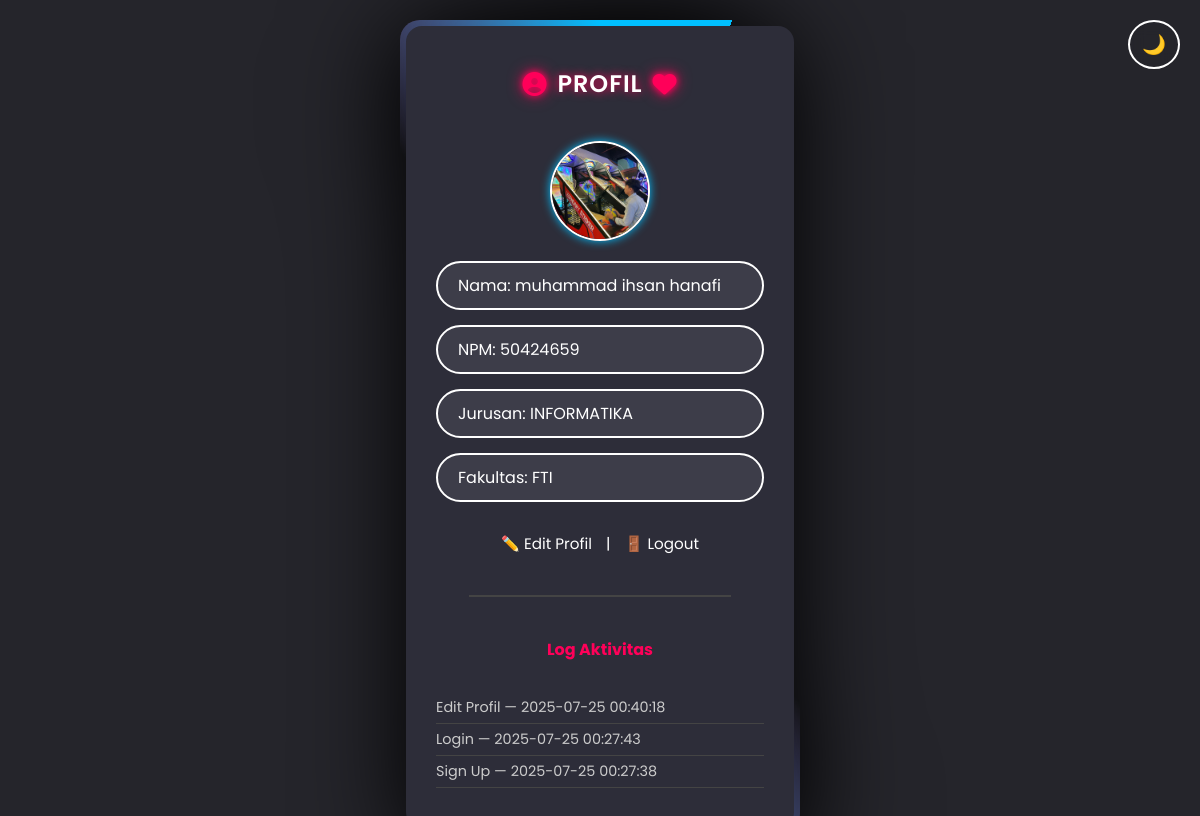
The app's page /dashboard (signed in) with its own data.
### tables this page shows
CREATE TABLE users (
                id INTEGER PRIMARY KEY AUTOINCREMENT,
                name TEXT NOT NULL,
                npm TEXT UNIQUE NOT NULL,
                jurusan TEXT NOT NULL,
                fakultas TEXT NOT NULL,
                password TEXT NOT NULL,
                foto TEXT
            );

CREATE TABLE logs (
                id INTEGER PRIMARY KEY AUTOINCREMENT,
                npm TEXT,
                aktivitas TEXT,
                waktu TIMESTAMP DEFAULT CURRENT_TIMESTAMP
            );

### app.py (the view)
@app.route('/dashboard')
def dashboard():
    if 'npm' not in session:
        return redirect(url_for('index'))
    npm = session['npm']
    conn = sqlite3.connect('users.db')
    conn.row_factory = sqlite3.Row
    user = conn.execute("SELECT * FROM users WHERE npm = ?", (npm,)).fetchone()
    logs = conn.execute("SELECT * FROM logs WHERE npm = ? ORDER BY waktu DESC", (npm,)).fetchall()
    conn.close()
    return render_template('dashboard.html', user=user, logs=logs)

### templates/dashboard.html (shortened to what this page needs)
<!DOCTYPE html>
<html lang="en">
<head>
  <link rel="stylesheet" href="{{ url_for('static', filename='style.css') }}">
</head>
<body>
<button id="themeToggle" class="theme-toggle">🌙</button>
<div class="box">
  <div class="login active">
    <div class="loginBx">
      <div class="login-title">
        <i class="fas fa-user-circle"></i>
        <span>Profil</span>
        <i class="fas fa-heart"></i>
      </div>
      <img src="{{ url_for('static', filename='uploads/' + (user['foto'] if user['foto'] else 'default.png')) }}"
           alt="Foto Profil"
           style="width:100px; height:100px; border-radius:50%; border:2px solid #fff; object-fit:cover; box-shadow: 0 0 10px #00bfff;">
      <div class="login-form">
        <input type="text" value="Nama: {{ user['name'] }}" disabled>
        <input type="text" value="NPM: {{ user['npm'] }}" disabled>
        <input type="text" value="Jurusan: {{ user['jurusan'] }}" disabled>
        <input type="text" value="Fakultas: {{ user['fakultas'] }}" disabled>
      </div>
      <div class="group" style="margin-top:10px;">
        <a href="/edit_profile">✏️ Edit Profil</a>
        &nbsp;|&nbsp;
        <a href="/logout">🚪 Logout</a>
      </div>
      <hr style="width:80%; margin:20px 0; border:1px solid #444;">
      <h4 style="text-align:center; margin-bottom:10px;">Log Aktivitas</h4>
      <ul style="width:100%; max-height:100px; overflow-y:auto; font-size:0.9em;">
        {% for log in logs %}
          <li>{{ log[2] }} — {{ log[3] }}</li>
        {% endfor %}
      </ul>
    </div>
  </div>
</div>
</body>
</html>

### static/style.css (style rules this page uses)
* { box-sizing: border-box; margin: 0; padding: 0; font-family: "Poppins", sans-serif; }
body { background: #25252b; color: white; display: flex; flex-direction: column; align-items: center; min-height: 100vh; padding: 20px; }
.box { position: relative; width: 400px; border-radius: 20px; background: repeating-conic-gradient( from var(--a), #ff0059 0%, #ff0059 5%, transparent 5%, transparent 40%, #ff0059 50% ); animation: rotating 4s linear infinite; padding: 6px; filter: drop-shadow(0 15px 50px #000); z-index: 1; }
.box::before { content: ""; position: absolute; inset: 0; border-radius: 20px; background: repeating-conic-gradient( from var(--a), #00bfff 0%, #00bfff 5%, transparent 5%, transparent 40%, #00bfff 50% ); animation: rotating 4s linear infinite; animation-delay: -2s; filter: drop-shadow(0 15px 50px #000); z-index: -1; }
.login { background: #2d2d39; border-radius: 16px; padding: 40px 30px; display: none; flex-direction: column; align-items: center; animation: fade-in 0.3s ease-in-out; }
.login.active { display: flex; }
.login-title { display: flex; align-items: center; justify-content: center; gap: 10px; font-size: 1.5em; font-weight: 600; color: white; text-transform: uppercase; letter-spacing: 1px; text-shadow: 0 0 10px #ff0059; margin-bottom: 20px; }
.login-title i { color: #ff0059; text-shadow: 0 0 6px #ff0059, 0 0 15px #ff0059; }
.loginBx { width: 100%; display: flex; flex-direction: column; gap: 20px; align-items: center; }
.login-form { width: 100%; display: flex; flex-direction: column; gap: 15px; }
input, select { padding: 10px 20px; border-radius: 30px; border: 2px solid #fff; background: rgba(255, 255, 255, 0.08); color: white; font-size: 1em; outline: none; transition: 0.3s; width: 100%; }
input::placeholder { color: #ccc; }
.group { width: 100%; display: flex; justify-content: center; font-size: 0.95em; gap: 10px; margin-top: 10px; }
.group a { color: #fff; text-decoration: none; }
.loginBx ul { list-style: none; padding-left: 0; width: 100%; max-height: 120px; overflow-y: auto; font-size: 0.9em; color: #ccc; }
.loginBx ul li { border-bottom: 1px solid #444; padding: 5px 0; }
h4 { text-align: center; color: #ff0059; margin-bottom: 10px; }
.theme-toggle { position: fixed; top: 20px; right: 20px; background: transparent; border: 2px solid #fff; border-radius: 50%; font-size: 1.2em; padding: 8px 12px; cursor: pointer; color: #fff; z-index: 999; backdrop-filter: blur(8px); transition: all 0.3s ease; }

### records on screen
users: foto (picture), name "Nama: muhammad ihsan hanafi", npm "NPM: 50424659", jurusan "Jurusan: INFORMATIKA", fakultas "Fakultas: FTI"
logs: aktivitas "Edit Profil", waktu "2025-07-25 00:40:18"
logs: aktivitas "Login", waktu "2025-07-25 00:27:43"
logs: aktivitas "Sign Up", waktu "2025-07-25 00:27:38"
